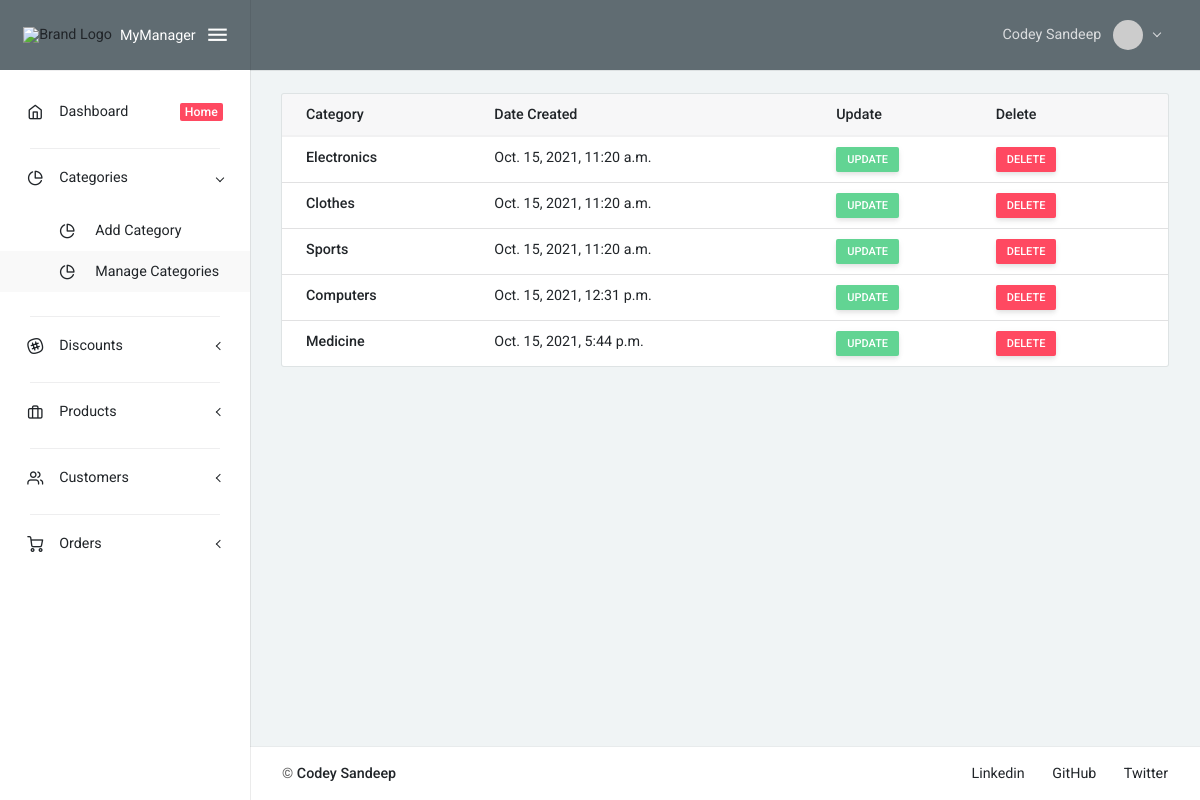
Page /categories/ (signed in) on the committed database.
### cmsApp/models.py (models this page shows, shortened)
class Category(models.Model):
    id = models.AutoField(primary_key=True)
    title = models.CharField(max_length=235, null=True)
    date_created = models.DateTimeField(auto_now_add=True)
    class Meta:
        verbose_name_plural = '1. Categories of Products'

### cmsApp/views.py (the view)
# urls.py: path('categories/', CategoriesPageView, name="categories_page"),
@login_required(login_url="login_page")
def CategoriesPageView(request):
    categories = Category.objects.all()
    context = {
        "categories": categories,
    }
    return render(request, 'categories_page.html', context)

### cmsApp/templates/categories_page.html (shortened to what this page needs)
{% extends 'base.html' %}
{% block body %}
<div class="card">
    <table class="table card-table">
        <thead class="thead-light">
            <tr>
                <th>Category</th>
                <th>Date Created</th>
                <th>Update</th>
                <th>Delete</th>
            </tr>
        </thead>
        <tbody>
            {% for category in categories %}
            <tr>
                <th>{{category.title}}</th>
                <td>{{category.date_created}}</td>
                <td>
                    <a href="{% url 'update_category_page' category.id %}" class="btn btn-success btn-sm">Update</a>
                </td>
                <td>
                    <a href="{% url 'delete_category_page' category.id %}" class="btn btn-danger btn-sm">Delete</a>
                </td>
            </tr>
            {% endfor %}
        </tbody>
    </table>
</div>
{% endblock body %}

### templates/components/navbar.html (shortened to what this page needs)
{% load static %}
<nav class="layout-navbar navbar navbar-expand-lg align-items-lg-center bg-dark container-p-x" id="layout-navbar">
    <div class="navbar-collapse collapse" id="layout-navbar-collapse">
        <div class="navbar-nav align-items-lg-center ml-auto nav-profile">
            <div class="demo-navbar-user nav-item dropdown">
                <a class="nav-link dropdown-toggle" href="#" data-toggle="dropdown">
                    {% if request.user.first_name and request.user.last_name %}
                    <span class="d-inline-flex flex-lg-row-reverse align-items-center align-middle">
                        <img src="https://i.pravatar.cc/300" alt="Random Image" class="d-block ui-w-30 rounded-circle">
                        <span class="px-1 mr-lg-2 ml-2 ml-lg-0">{{request.user.first_name}}
                            {{request.user.last_name}}</span>
                    </span>
                    {% else %}
                    <span class="d-inline-flex flex-lg-row-reverse align-items-center align-middle">
                        <img src="https://i.pravatar.cc/300" alt="Random Image" class="d-block ui-w-30 rounded-circle">
                        <span class="px-1 mr-lg-2 ml-2 ml-lg-0">Codey Sandeep</span>
                    </span>
                    {% endif %}
                </a>
            </div>
        </div>
    </div>
</nav>

### static/css/uikit.css (style rules this page uses)
.ui-w-30 { width: 30px !important; height: auto; }

### static/css/style.css (style rules this page uses)
.card { overflow: scroll; }

### rows in the picture
Category: title "Electronics", date_created "Oct. 15, 2021, 11:20 a.m."
Category: title "Clothes", date_created "Oct. 15, 2021, 11:20 a.m."
Category: title "Sports", date_created "Oct. 15, 2021, 11:20 a.m."
Category: title "Computers", date_created "Oct. 15, 2021, 12:31 p.m."
Category: title "Medicine", date_created "Oct. 15, 2021, 5:44 p.m."

### other values in the picture
{{ request.user.first_name }} "Codey"
{{ request.user.last_name }} "Sandeep"
